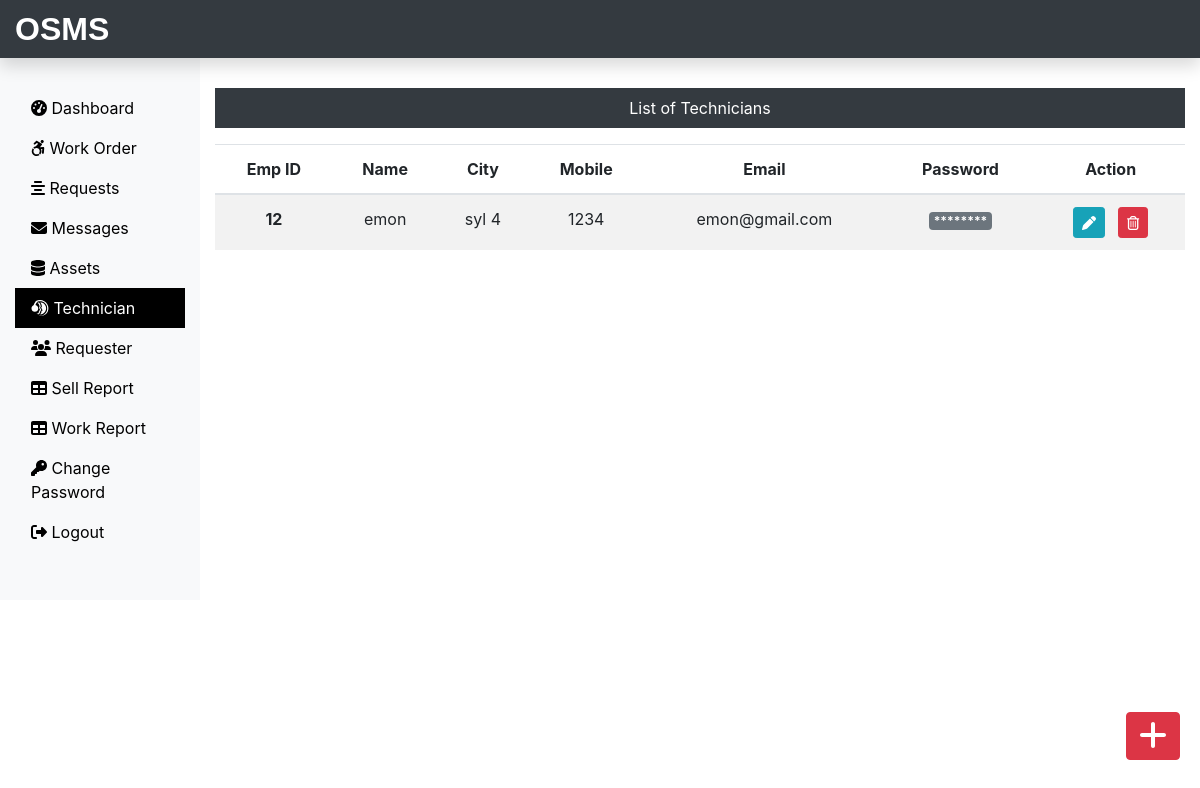
Screenshot of /Admin/technician.php (signed in) with the database file from the repository.
### tables this page shows
CREATE TABLE `technician_tb` (
  `empid` int(11) NOT NULL,
  `empName` varchar(60) NOT NULL,
  `empCity` varchar(60) NOT NULL,
  `empMobile` bigint(11) NOT NULL,
  `empEmail` varchar(60) NOT NULL
);

### Admin/technician.php (the view, shortened to what this page needs)
<?php
include('includes/header.php');
include('../dbConnection.php');
?>
<div class="col-sm-9 col-md-10 mt-5 text-center">
  <p class="bg-dark text-white p-2">List of Technicians</p>
  <?php
    $sql = "SELECT * FROM technician_tb";
    $result = $conn->query($sql);
    if($result->num_rows > 0){
 echo '<table class="table table-striped">
  <thead>
   <tr>
    <th scope="col">Emp ID</th>
    <th scope="col">Name</th>
    <th scope="col">City</th>
    <th scope="col">Mobile</th>
    <th scope="col">Email</th>
    <th scope="col">Password</th>
    <th scope="col">Action</th>
   </tr>
  </thead>
  <tbody>';
  while($row = $result->fetch_assoc()){
   echo '<tr>';
    echo '<th scope="row">'.$row["empid"].'</th>';
    echo '<td>'. htmlspecialchars($row["empName"]).'</td>';
    echo '<td>'.htmlspecialchars($row["empCity"]).'</td>';
    echo '<td>'.htmlspecialchars($row["empMobile"]).'</td>';
    echo '<td>'.htmlspecialchars($row["empEmail"]).'</td>';
    echo '<td><span class="badge badge-secondary">'.str_repeat('*', 8).'</span></td>';
    echo '<td>
            <form action="editemp.php" method="POST" class="d-inline">
              <input type="hidden" name="id" value="'. $row["empid"] .'">
              <button type="submit" class="btn btn-info btn-sm mr-2" name="view" value="View" title="Edit">
                <i class="fas fa-pen"></i>
              </button>
            </form>
            <form action="" method="POST" class="d-inline">
              <input type="hidden" name="id" value="'. $row["empid"] .'">
              <button type="submit" class="btn btn-danger btn-sm" name="delete" value="Delete"
                      onclick="return confirm(\'Are you sure you want to delete this technician?\')" title="Delete">
                <i class="far fa-trash-alt"></i>
              </button>
            </form>
          </td>';
   echo '</tr>';
  }
 echo '</tbody>
 </table>';
} else {
  echo '<div class="alert alert-info">No technicians found. Add your first technician!</div>';
}
?>
</div>
</div>
<div><a class="btn btn-danger box" href="insertemp.php"><i class="fas fa-plus fa-2x"></i></a></div>
</div>
<?php
include('includes/footer.php');
?>

### css/custom.css (style rules this page uses)
a { color: black; }
.box { position: fixed; bottom: 10px; right: 20px; margin-bottom: 30px; }

### rows the page displays
technician_tb: empid "12", empName "emon", empCity "syl 4", empMobile "1234", empEmail "emon@gmail.com"
